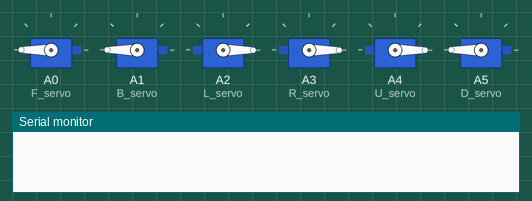
Simulated run of this sketch. Board: Arduino Uno, built with avr-gcc and run on an emulated ATmega328P. On the bench: 6 × servo, the last lines printed to the serial monitor.

Above: at 0.1 s.
At 3.1 s:
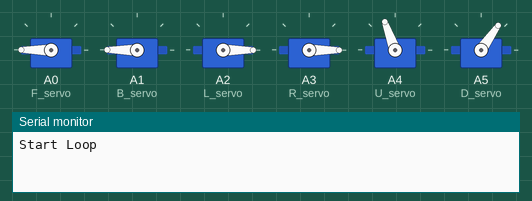
At 3.6 s:
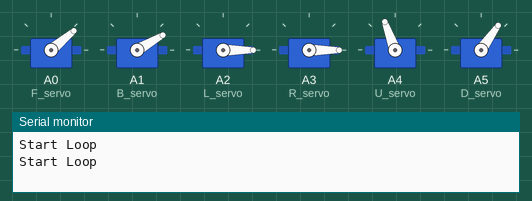
Timing chart, 0 to 5.1 s (numbered marks = the images above):
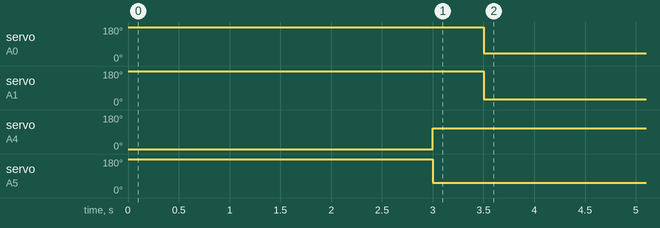

The sketch:

servo.ino
```cpp
#include<Servo.h>

Servo Fservo;
Servo Bservo;
Servo Lservo;
Servo Rservo;
Servo Uservo;
Servo Dservo;

char buf[128];//串口接收缓存

#define F_servo  A0
#define B_servo  A1
#define L_servo  A2
#define R_servo  A3
#define U_servo  A4
#define D_servo  A5

//Anticlockwise

//↓:Clockwise. ↑:Anticlockwise

#define F_servo_start 0
#define F_servo_end 180

#define B_servo_start  0
#define B_servo_end  180

#define L_servo_start  0
#define L_servo_end  180

#define R_servo_start  180
#define R_servo_end  0

#define U_servo_start  0
#define U_servo_end  180

#define D_servo_start  0
#define D_servo_end  180

void setup() {
  // put your setup code here, to run once:
  Serial.begin(9600);
  Fservo.attach(F_servo);
  Bservo.attach(B_servo);
  Lservo.attach(L_servo);
  Rservo.attach(R_servo);
  Uservo.attach(U_servo);
  Dservo.attach(D_servo);
  Fservo.write(180);
  Bservo.write(180);
  Lservo.write(0);
  Rservo.write(0);
  Uservo.write(0);
  Dservo.write(180);
  delay(3000);
}

void loop() {
  // put your main code here, to run repeatedly:
  Serial.println("Start Loop");
  Dservo.write(55);
  Uservo.write(110);
  delay(500);
  Fservo.write(40);
  Bservo.write(30);
//  delay(500);
//  Lservo.write(135);
//  Rservo.write(147);
//  while(1){
//    Fservo.write(0);
//    }
}
```

Measured:
- by itself, servo on A0 (F_servo): 180° → 40° at 3.5 s
- by itself, servo on A1 (B_servo): 180° → 30° at 3.5 s
- by itself, servo on A4 (U_servo): 0° → 110° at 3.0 s
- by itself, servo on A5 (D_servo): 180° → 55° at 3.0 s
